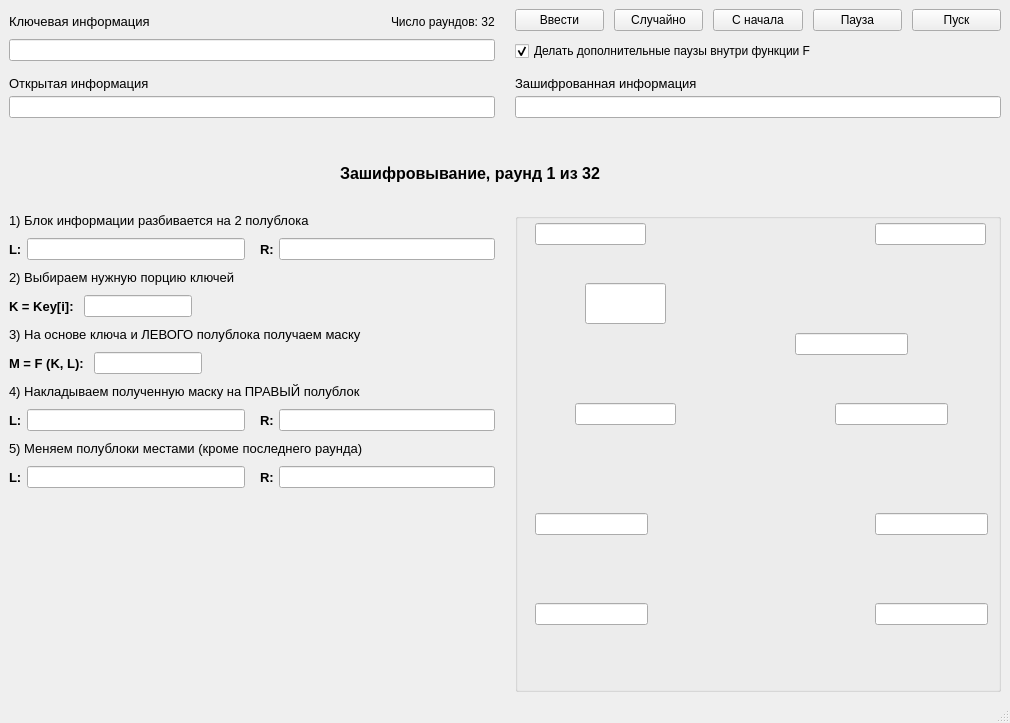
<?xml version="1.0" encoding="UTF-8"?>
<ui version="4.0">
 <class>MainWindow</class>
 <widget class="QMainWindow" name="MainWindow">
  <property name="geometry">
   <rect>
    <x>0</x>
    <y>0</y>
    <width>1010</width>
    <height>723</height>
   </rect>
  </property>
  <property name="maximumSize">
   <size>
    <width>1010</width>
    <height>16777215</height>
   </size>
  </property>
  <property name="windowTitle">
   <string>Сеть Фейстеля</string>
  </property>
  <property name="tabShape">
   <enum>QTabWidget::Rounded</enum>
  </property>
  <widget class="QWidget" name="centralwidget">
   <property name="sizePolicy">
    <sizepolicy hsizetype="Preferred" vsizetype="Preferred">
     <horstretch>0</horstretch>
     <verstretch>0</verstretch>
    </sizepolicy>
   </property>
   <layout class="QGridLayout" name="gridLayout_2" rowstretch="0,0,0,0,0,0,0">
    <property name="sizeConstraint">
     <enum>QLayout::SetDefaultConstraint</enum>
    </property>
    <property name="horizontalSpacing">
     <number>20</number>
    </property>
    <property name="verticalSpacing">
     <number>15</number>
    </property>
    <item row="6" column="0">
     <layout class="QVBoxLayout" name="steps_layout">
      <property name="spacing">
       <number>10</number>
      </property>
      <property name="sizeConstraint">
       <enum>QLayout::SetDefaultConstraint</enum>
      </property>
      <item>
       <widget class="QLabel" name="step_label_1">
        <property name="sizePolicy">
         <sizepolicy hsizetype="Expanding" vsizetype="Fixed">
          <horstretch>0</horstretch>
          <verstretch>0</verstretch>
         </sizepolicy>
        </property>
        <property name="font">
         <font>
          <pointsize>10</pointsize>
         </font>
        </property>
        <property name="text">
         <string>1) Блок информации разбивается на 2 полублока</string>
        </property>
       </widget>
      </item>
      <item>
       <layout class="QHBoxLayout" name="step_field_1">
        <property name="spacing">
         <number>15</number>
        </property>
        <property name="topMargin">
         <number>0</number>
        </property>
        <property name="rightMargin">
         <number>0</number>
        </property>
        <item>
         <layout class="QHBoxLayout" name="horizontalLayout_4">
          <property name="spacing">
           <number>5</number>
          </property>
          <property name="topMargin">
           <number>0</number>
          </property>
          <item>
           <widget class="QLabel" name="label_12">
            <property name="sizePolicy">
             <sizepolicy hsizetype="Preferred" vsizetype="Preferred">
              <horstretch>0</horstretch>
              <verstretch>0</verstretch>
             </sizepolicy>
            </property>
            <property name="font">
             <font>
              <pointsize>10</pointsize>
              <weight>75</weight>
              <bold>true</bold>
             </font>
            </property>
            <property name="text">
             <string>L:</string>
            </property>
           </widget>
          </item>
          <item>
           <widget class="QLineEdit" name="EditL1">
            <property name="sizePolicy">
             <sizepolicy hsizetype="Expanding" vsizetype="Preferred">
              <horstretch>0</horstretch>
              <verstretch>0</verstretch>
             </sizepolicy>
            </property>
            <property name="readOnly">
             <bool>true</bool>
            </property>
           </widget>
          </item>
         </layout>
        </item>
        <item>
         <layout class="QHBoxLayout" name="horizontalLayout_5">
          <property name="spacing">
           <number>5</number>
          </property>
          <property name="topMargin">
           <number>0</number>
          </property>
          <item>
           <widget class="QLabel" name="label_13">
            <property name="font">
             <font>
              <pointsize>10</pointsize>
              <weight>75</weight>
              <bold>true</bold>
             </font>
            </property>
            <property name="text">
             <string>R:</string>
            </property>
           </widget>
          </item>
          <item>
           <widget class="QLineEdit" name="EditR1">
            <property name="sizePolicy">
             <sizepolicy hsizetype="Expanding" vsizetype="Preferred">
              <horstretch>0</horstretch>
              <verstretch>0</verstretch>
             </sizepolicy>
            </property>
            <property name="readOnly">
             <bool>true</bool>
            </property>
           </widget>
          </item>
         </layout>
        </item>
       </layout>
      </item>
      <item>
       <widget class="QLabel" name="step_label_2">
        <property name="font">
         <font>
          <pointsize>10</pointsize>
         </font>
        </property>
        <property name="text">
         <string>2) Выбираем нужную порцию ключей</string>
        </property>
       </widget>
      </item>
      <item>
       <layout class="QHBoxLayout" name="step_field_2">
        <property name="spacing">
         <number>10</number>
        </property>
        <property name="topMargin">
         <number>0</number>
        </property>
        <item>
         <widget class="QLabel" name="label_14">
          <property name="sizePolicy">
           <sizepolicy hsizetype="Preferred" vsizetype="Preferred">
            <horstretch>0</horstretch>
            <verstretch>0</verstretch>
           </sizepolicy>
          </property>
          <property name="font">
           <font>
            <pointsize>10</pointsize>
            <weight>75</weight>
            <bold>true</bold>
           </font>
          </property>
          <property name="text">
           <string>K = Key[i]:</string>
          </property>
         </widget>
        </item>
        <item>
         <widget class="QLineEdit" name="EditK">
          <property name="sizePolicy">
           <sizepolicy hsizetype="Preferred" vsizetype="Fixed">
            <horstretch>0</horstretch>
            <verstretch>0</verstretch>
           </sizepolicy>
          </property>
          <property name="readOnly">
           <bool>true</bool>
          </property>
         </widget>
        </item>
        <item>
         <spacer name="horizontalSpacer_3">
          <property name="orientation">
           <enum>Qt::Horizontal</enum>
          </property>
          <property name="sizeHint" stdset="0">
           <size>
            <width>40</width>
            <height>20</height>
           </size>
          </property>
         </spacer>
        </item>
       </layout>
      </item>
      <item>
       <widget class="QLabel" name="step_label_3">
        <property name="font">
         <font>
          <pointsize>10</pointsize>
         </font>
        </property>
        <property name="text">
         <string>3) На основе ключа и ЛЕВОГО полублока получаем маску</string>
        </property>
       </widget>
      </item>
      <item>
       <layout class="QHBoxLayout" name="step_field_3">
        <property name="topMargin">
         <number>0</number>
        </property>
        <item>
         <widget class="QLabel" name="label_15">
          <property name="font">
           <font>
            <pointsize>10</pointsize>
            <weight>75</weight>
            <bold>true</bold>
           </font>
          </property>
          <property name="text">
           <string>M = F (K, L):</string>
          </property>
         </widget>
        </item>
        <item>
         <widget class="QLineEdit" name="EditM">
          <property name="sizePolicy">
           <sizepolicy hsizetype="Preferred" vsizetype="Fixed">
            <horstretch>0</horstretch>
            <verstretch>0</verstretch>
           </sizepolicy>
          </property>
          <property name="readOnly">
           <bool>true</bool>
          </property>
         </widget>
        </item>
        <item>
         <spacer name="horizontalSpacer_4">
          <property name="orientation">
           <enum>Qt::Horizontal</enum>
          </property>
          <property name="sizeHint" stdset="0">
           <size>
            <width>40</width>
            <height>20</height>
           </size>
          </property>
         </spacer>
        </item>
       </layout>
      </item>
      <item>
       <widget class="QLabel" name="step_label_4">
        <property name="font">
         <font>
          <pointsize>10</pointsize>
         </font>
        </property>
        <property name="text">
         <string>4) Накладываем полученную маску на ПРАВЫЙ полублок</string>
        </property>
       </widget>
      </item>
      <item>
       <layout class="QHBoxLayout" name="step_field_4">
        <property name="spacing">
         <number>15</number>
        </property>
        <property name="topMargin">
         <number>0</number>
        </property>
        <property name="rightMargin">
         <number>0</number>
        </property>
        <item>
         <layout class="QHBoxLayout" name="horizontalLayout_11">
          <property name="spacing">
           <number>5</number>
          </property>
          <property name="topMargin">
           <number>0</number>
          </property>
          <item>
           <widget class="QLabel" name="label_16">
            <property name="sizePolicy">
             <sizepolicy hsizetype="Preferred" vsizetype="Preferred">
              <horstretch>0</horstretch>
              <verstretch>0</verstretch>
             </sizepolicy>
            </property>
            <property name="font">
             <font>
              <pointsize>10</pointsize>
              <weight>75</weight>
              <bold>true</bold>
             </font>
            </property>
            <property name="text">
             <string>L:</string>
            </property>
           </widget>
          </item>
          <item>
           <widget class="QLineEdit" name="EditL2">
            <property name="sizePolicy">
             <sizepolicy hsizetype="Expanding" vsizetype="Preferred">
              <horstretch>0</horstretch>
              <verstretch>0</verstretch>
             </sizepolicy>
            </property>
            <property name="readOnly">
             <bool>true</bool>
            </property>
           </widget>
          </item>
         </layout>
        </item>
        <item>
         <layout class="QHBoxLayout" name="horizontalLayout_12">
          <property name="spacing">
           <number>5</number>
          </property>
          <property name="topMargin">
           <number>0</number>
          </property>
          <item>
           <widget class="QLabel" name="label_17">
            <property name="font">
             <font>
              <pointsize>10</pointsize>
              <weight>75</weight>
              <bold>true</bold>
             </font>
            </property>
            <property name="text">
             <string>R:</string>
            </property>
           </widget>
          </item>
          <item>
           <widget class="QLineEdit" name="EditR2">
            <property name="sizePolicy">
             <sizepolicy hsizetype="Expanding" vsizetype="Preferred">
              <horstretch>0</horstretch>
              <verstretch>0</verstretch>
             </sizepolicy>
            </property>
            <property name="readOnly">
             <bool>true</bool>
            </property>
           </widget>
          </item>
         </layout>
        </item>
       </layout>
      </item>
      <item>
       <widget class="QLabel" name="step_label_5">
        <property name="font">
         <font>
          <pointsize>10</pointsize>
         </font>
        </property>
        <property name="text">
         <string>5) Меняем полублоки местами (кроме последнего раунда)</string>
        </property>
       </widget>
      </item>
      <item>
       <layout class="QHBoxLayout" name="step_field_5">
        <property name="spacing">
         <number>15</number>
        </property>
        <property name="topMargin">
         <number>0</number>
        </property>
        <property name="rightMargin">
         <number>0</number>
        </property>
        <item>
         <layout class="QHBoxLayout" name="horizontalLayout_14">
          <property name="spacing">
           <number>5</number>
          </property>
          <property name="topMargin">
           <number>0</number>
          </property>
          <item>
           <widget class="QLabel" name="label_18">
            <property name="sizePolicy">
             <sizepolicy hsizetype="Preferred" vsizetype="Preferred">
              <horstretch>0</horstretch>
              <verstretch>0</verstretch>
             </sizepolicy>
            </property>
            <property name="font">
             <font>
              <pointsize>10</pointsize>
              <weight>75</weight>
              <bold>true</bold>
             </font>
            </property>
            <property name="text">
             <string>L:</string>
            </property>
           </widget>
          </item>
          <item>
           <widget class="QLineEdit" name="EditL3">
            <property name="sizePolicy">
             <sizepolicy hsizetype="Expanding" vsizetype="Preferred">
              <horstretch>0</horstretch>
              <verstretch>0</verstretch>
             </sizepolicy>
            </property>
            <property name="readOnly">
             <bool>true</bool>
            </property>
           </widget>
          </item>
         </layout>
        </item>
        <item>
         <layout class="QHBoxLayout" name="horizontalLayout_15">
          <property name="spacing">
           <number>5</number>
          </property>
          <property name="topMargin">
           <number>0</number>
          </property>
          <item>
           <widget class="QLabel" name="label_19">
            <property name="font">
             <font>
              <pointsize>10</pointsize>
              <weight>75</weight>
              <bold>true</bold>
             </font>
            </property>
            <property name="text">
             <string>R:</string>
            </property>
           </widget>
          </item>
          <item>
           <widget class="QLineEdit" name="EditR3">
            <property name="sizePolicy">
             <sizepolicy hsizetype="Expanding" vsizetype="Preferred">
              <horstretch>0</horstretch>
              <verstretch>0</verstretch>
             </sizepolicy>
            </property>
            <property name="readOnly">
             <bool>true</bool>
            </property>
           </widget>
          </item>
         </layout>
        </item>
       </layout>
      </item>
      <item>
       <spacer name="verticalSpacer">
        <property name="orientation">
         <enum>Qt::Vertical</enum>
        </property>
        <property name="sizeHint" stdset="0">
         <size>
          <width>20</width>
          <height>40</height>
         </size>
        </property>
       </spacer>
      </item>
     </layout>
    </item>
    <item row="0" column="0">
     <layout class="QVBoxLayout" name="verticalLayout">
      <property name="spacing">
       <number>5</number>
      </property>
      <item>
       <layout class="QHBoxLayout" name="horizontalLayout">
        <property name="spacing">
         <number>7</number>
        </property>
        <item>
         <widget class="QLabel" name="label">
          <property name="sizePolicy">
           <sizepolicy hsizetype="Expanding" vsizetype="Minimum">
            <horstretch>0</horstretch>
            <verstretch>0</verstretch>
           </sizepolicy>
          </property>
          <property name="font">
           <font>
            <pointsize>10</pointsize>
           </font>
          </property>
          <property name="text">
           <string>Ключевая информация</string>
          </property>
         </widget>
        </item>
        <item>
         <widget class="QLabel" name="label_2">
          <property name="sizePolicy">
           <sizepolicy hsizetype="Minimum" vsizetype="Minimum">
            <horstretch>0</horstretch>
            <verstretch>0</verstretch>
           </sizepolicy>
          </property>
          <property name="text">
           <string>Число раундов: 32</string>
          </property>
          <property name="alignment">
           <set>Qt::AlignLeading|Qt::AlignLeft|Qt::AlignVCenter</set>
          </property>
         </widget>
        </item>
       </layout>
      </item>
      <item>
       <widget class="QLineEdit" name="EditKey">
        <property name="readOnly">
         <bool>true</bool>
        </property>
       </widget>
      </item>
     </layout>
    </item>
    <item row="4" column="1">
     <layout class="QVBoxLayout" name="verticalLayout_3">
      <property name="spacing">
       <number>5</number>
      </property>
      <item>
       <widget class="QLabel" name="label_4">
        <property name="font">
         <font>
          <pointsize>10</pointsize>
         </font>
        </property>
        <property name="text">
         <string>Зашифрованная информация</string>
        </property>
       </widget>
      </item>
      <item>
       <widget class="QLineEdit" name="EditSh">
        <property name="readOnly">
         <bool>true</bool>
        </property>
       </widget>
      </item>
     </layout>
    </item>
    <item row="0" column="1">
     <layout class="QVBoxLayout" name="verticalLayout_4">
      <property name="spacing">
       <number>10</number>
      </property>
      <property name="topMargin">
       <number>0</number>
      </property>
      <item>
       <layout class="QHBoxLayout" name="horizontalLayout_2">
        <property name="spacing">
         <number>10</number>
        </property>
        <property name="sizeConstraint">
         <enum>QLayout::SetDefaultConstraint</enum>
        </property>
        <item>
         <widget class="QPushButton" name="pushButton">
          <property name="text">
           <string>Ввести</string>
          </property>
         </widget>
        </item>
        <item>
         <widget class="QPushButton" name="randomBtn">
          <property name="text">
           <string>Случайно</string>
          </property>
         </widget>
        </item>
        <item>
         <widget class="QPushButton" name="atFirstBtn">
          <property name="text">
           <string>С начала</string>
          </property>
         </widget>
        </item>
        <item>
         <widget class="QPushButton" name="pauseBtn">
          <property name="text">
           <string>Пауза</string>
          </property>
         </widget>
        </item>
        <item>
         <widget class="QPushButton" name="startBtn">
          <property name="text">
           <string>Пуск</string>
          </property>
         </widget>
        </item>
       </layout>
      </item>
      <item>
       <widget class="QCheckBox" name="checkBox">
        <property name="text">
         <string>Делать дополнительные паузы внутри функции F </string>
        </property>
        <property name="checked">
         <bool>true</bool>
        </property>
       </widget>
      </item>
     </layout>
    </item>
    <item row="5" column="0" colspan="2">
     <layout class="QHBoxLayout" name="horizontalLayout_3">
      <property name="sizeConstraint">
       <enum>QLayout::SetDefaultConstraint</enum>
      </property>
      <property name="topMargin">
       <number>30</number>
      </property>
      <property name="bottomMargin">
       <number>15</number>
      </property>
      <item>
       <spacer name="horizontalSpacer">
        <property name="orientation">
         <enum>Qt::Horizontal</enum>
        </property>
        <property name="sizeHint" stdset="0">
         <size>
          <width>88</width>
          <height>20</height>
         </size>
        </property>
       </spacer>
      </item>
      <item>
       <widget class="QLabel" name="mainTitle">
        <property name="sizePolicy">
         <sizepolicy hsizetype="Expanding" vsizetype="Preferred">
          <horstretch>0</horstretch>
          <verstretch>0</verstretch>
         </sizepolicy>
        </property>
        <property name="font">
         <font>
          <pointsize>12</pointsize>
          <weight>75</weight>
          <bold>true</bold>
         </font>
        </property>
        <property name="text">
         <string>Зашифровывание, раунд 1 из 32</string>
        </property>
       </widget>
      </item>
      <item>
       <spacer name="horizontalSpacer_2">
        <property name="orientation">
         <enum>Qt::Horizontal</enum>
        </property>
        <property name="sizeHint" stdset="0">
         <size>
          <width>40</width>
          <height>20</height>
         </size>
        </property>
       </spacer>
      </item>
     </layout>
    </item>
    <item row="4" column="0">
     <layout class="QVBoxLayout" name="verticalLayout_2">
      <property name="spacing">
       <number>5</number>
      </property>
      <item>
       <widget class="QLabel" name="label_3">
        <property name="font">
         <font>
          <pointsize>10</pointsize>
         </font>
        </property>
        <property name="text">
         <string>Открытая информация</string>
        </property>
       </widget>
      </item>
      <item>
       <widget class="QLineEdit" name="EditPl">
        <property name="readOnly">
         <bool>true</bool>
        </property>
       </widget>
      </item>
     </layout>
    </item>
    <item row="6" column="1">
     <layout class="QVBoxLayout" name="verticalLayout_5">
      <property name="topMargin">
       <number>0</number>
      </property>
      <item>
       <widget class="QGroupBox" name="groupBox">
        <property name="sizePolicy">
         <sizepolicy hsizetype="Preferred" vsizetype="Preferred">
          <horstretch>0</horstretch>
          <verstretch>0</verstretch>
         </sizepolicy>
        </property>
        <property name="minimumSize">
         <size>
          <width>462</width>
          <height>422</height>
         </size>
        </property>
        <property name="baseSize">
         <size>
          <width>0</width>
          <height>0</height>
         </size>
        </property>
        <property name="title">
         <string/>
        </property>
        <widget class="QLabel" name="image">
         <property name="geometry">
          <rect>
           <x>12</x>
           <y>12</y>
           <width>462</width>
           <height>400</height>
          </rect>
         </property>
         <property name="sizePolicy">
          <sizepolicy hsizetype="Fixed" vsizetype="Fixed">
           <horstretch>0</horstretch>
           <verstretch>0</verstretch>
          </sizepolicy>
         </property>
         <property name="minimumSize">
          <size>
           <width>462</width>
           <height>400</height>
          </size>
         </property>
         <property name="text">
          <string/>
         </property>
         <property name="pixmap">
          <pixmap resource="resource.qrc">:/resources/img/GOST-1.bmp</pixmap>
         </property>
        </widget>
        <widget class="QLineEdit" name="SEditL1">
         <property name="geometry">
          <rect>
           <x>20</x>
           <y>10</y>
           <width>111</width>
           <height>22</height>
          </rect>
         </property>
         <property name="readOnly">
          <bool>true</bool>
         </property>
        </widget>
        <widget class="QLineEdit" name="SEditR1">
         <property name="geometry">
          <rect>
           <x>360</x>
           <y>10</y>
           <width>111</width>
           <height>22</height>
          </rect>
         </property>
         <property name="readOnly">
          <bool>true</bool>
         </property>
        </widget>
        <widget class="QLineEdit" name="SEditK">
         <property name="geometry">
          <rect>
           <x>70</x>
           <y>70</y>
           <width>81</width>
           <height>41</height>
          </rect>
         </property>
         <property name="readOnly">
          <bool>true</bool>
         </property>
        </widget>
        <widget class="QLineEdit" name="SEditM1">
         <property name="geometry">
          <rect>
           <x>60</x>
           <y>190</y>
           <width>101</width>
           <height>22</height>
          </rect>
         </property>
         <property name="readOnly">
          <bool>true</bool>
         </property>
        </widget>
        <widget class="QLineEdit" name="SEditM2">
         <property name="geometry">
          <rect>
           <x>280</x>
           <y>120</y>
           <width>113</width>
           <height>22</height>
          </rect>
         </property>
         <property name="readOnly">
          <bool>true</bool>
         </property>
        </widget>
        <widget class="QLineEdit" name="SEditM3">
         <property name="geometry">
          <rect>
           <x>320</x>
           <y>190</y>
           <width>113</width>
           <height>22</height>
          </rect>
         </property>
         <property name="readOnly">
          <bool>true</bool>
         </property>
        </widget>
        <widget class="QLineEdit" name="SEditL3">
         <property name="geometry">
          <rect>
           <x>20</x>
           <y>390</y>
           <width>113</width>
           <height>22</height>
          </rect>
         </property>
         <property name="readOnly">
          <bool>true</bool>
         </property>
        </widget>
        <widget class="QLineEdit" name="SEditR3">
         <property name="geometry">
          <rect>
           <x>360</x>
           <y>390</y>
           <width>113</width>
           <height>22</height>
          </rect>
         </property>
         <property name="readOnly">
          <bool>true</bool>
         </property>
        </widget>
        <widget class="QLineEdit" name="SEditL2">
         <property name="geometry">
          <rect>
           <x>20</x>
           <y>300</y>
           <width>113</width>
           <height>22</height>
          </rect>
         </property>
         <property name="readOnly">
          <bool>true</bool>
         </property>
        </widget>
        <widget class="QLineEdit" name="SEditR2">
         <property name="geometry">
          <rect>
           <x>360</x>
           <y>300</y>
           <width>113</width>
           <height>22</height>
          </rect>
         </property>
         <property name="readOnly">
          <bool>true</bool>
         </property>
        </widget>
       </widget>
      </item>
     </layout>
    </item>
   </layout>
  </widget>
  <widget class="QMenuBar" name="menubar">
   <property name="geometry">
    <rect>
     <x>0</x>
     <y>0</y>
     <width>1010</width>
     <height>26</height>
    </rect>
   </property>
  </widget>
  <widget class="QStatusBar" name="statusbar"/>
 </widget>
 <resources>
  <include location="resource.qrc"/>
 </resources>
 <connections/>
</ui>
